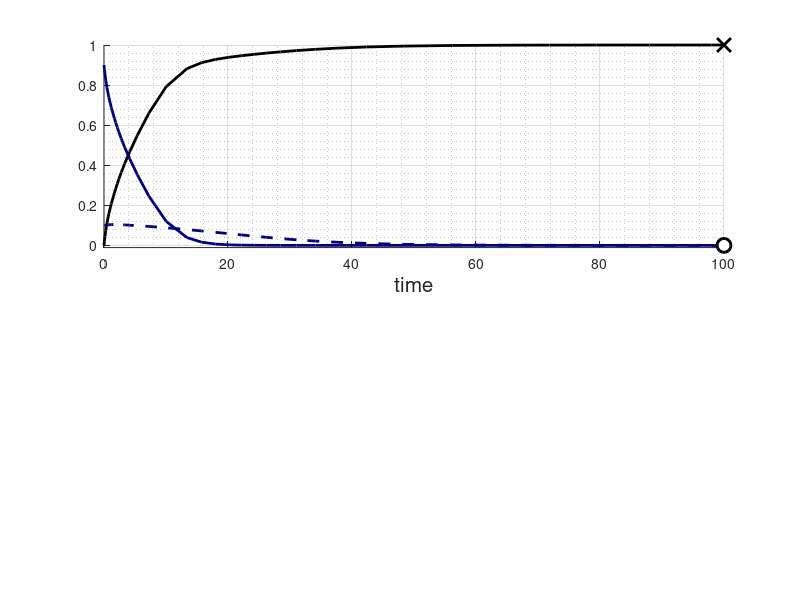

This chart was generated by the following MATLAB code: (Note: this script raises an error after producing the figure.)
function f=bnm2case2
%Outputs 2 plots: 
%populations/time, and end state in phase space (with nullclines)
%Same TS in both areas - parameters:
a=2; %alpha
b=8; %beta
tfinal=100;
%Initialconditions:
x0=[.9,.1,.0]; x0=x0/sum(x0); %[x1,x2,x3], normalised just in case
z0=[.9,.1,.0]; z0=z0/sum(z0)/a; %[z1,z2,z3] - can input as ratio
y0=reshape([x0;z0],6,1);
tstart=0;
tout=tstart;
yout=y0';
teout=[];
yeout=[];
ieout=[];

options=odeset('Refine',1);
options=odeset(options,'Events',@evUN);
%Integrate
%while tstart<tfinal
%Solve until the first terminal event:
[t,y,te,ye,ie]=ode45(@(t,Y)fsolve(t,Y,a,b),[tstart tfinal],y0,options);
%Accumulate output:  
nt=length(t);
tout=[tout;t(2:nt)];
yout=[yout;y(2:nt,:)];
%Mark events:
teout=[teout;te];
yeout=[yeout;ye];
ieout=[ieout;ie];

%After integration
%Create output vectors for x1,z1,x2,z2
x1=yout(:,1); x2=yout(:,3); x3=yout(:,5);
z1=yout(:,2); z2=yout(:,4); z3=yout(:,6);
f=yout;

%x3ind=find(ieout==5); lx3=length(x3ind);
%z3ind=find(ieout==6); lz3=length(z3ind);

%Plot
fs=15; lw=2; ms=10;
%cx=1.5*[0,.2,.2]; cz=1.5*[.149,.012,.224];
cx=[0,0,.5]; cz=[.5,0,0];
minxz=min(min(yout));
figure
subplot(2,1,1)%('position',[.05,.6,.45,.2])
hold on
h1=plot(tout,x3,'-','linewidth',lw,'color','k');
h2=plot(tout,x1,'-','linewidth',lw,'color',cx);
h3=plot(tout,x2,'--','linewidth',lw,'color',cx);
plot(tout(end),x1(end),'ko','markersize',ms,'markerfacecolor','k','linewidth',lw);
plot(tout(end),x2(end),'ko','markersize',ms,'markerfacecolor','w','linewidth',lw);
plot(tout(end),x3(end),'kx','markersize',ms,'linewidth',lw);
%{
if lx3>0
    plot(teout(x3ind),[zeros(lx3,1),ones(lz3,1)],'--','k','linewidth',lw)
end
%}
hold off
axis ([0,tfinal,minxz,1])
grid on
grid minor
xlabel('time','fontsize',15); ylabel('X','rot',0)
set(gca,'fontsize',fs)
set(gca,'YTick',[0,1],'yticklabels',{'0','1'})
legend([h2,h3,h1],'X_1','X_2','X_3','location','northeastoutside')
%
subplot(2,1,2)%('position',[.05,.2,.45,.2])
hold on
hh1=plot(tout,z3,'-','linewidth',lw,'color','k');
hh2=plot(tout,z1,'-','linewidth',lw,'color',cz);
hh3=plot(tout,z2,'--','linewidth',lw,'color',cz);
plot(tout(end),z1(end),'ko','markersize',ms,'markerfacecolor','k','linewidth',lw);
plot(tout(end),z2(end),'ko','markersize',ms,'markerfacecolor','w','linewidth',lw);
plot(tout(end),z3(end),'kx','markersize',ms,'linewidth',lw);
hold off
axis ([0,tfinal,minxz,1/a])
grid on
grid minor
xlabel('time','fontsize',15); ylabel('Z','rot',0)
set(gca,'fontsize',fs)
set(gca,'YTick',[0,1/a],'yticklabels',{'0','1/\alpha'})
legend([hh2,hh3,hh1],'Z_1','Z_2','Z_3','location','northeastoutside')
hold off

%If stable fixed point, plot in phase portrait
%(one dot for each variable - same set of nullclines):
%
xx=(0:.005:1); p1=xx.*(1-xx);
zz=(0:.005*1/a:1/a); p2=b*zz.*(1-a*zz);
%fs=20;
figure%subplot('position',[.55,.3,.35,.45])%figure
hold on
h1=plot(xx,p1,'color',cx,'LineWidth',lw);
h2=plot (p2,zz,'color',cz,'LineWidth',lw);
h3=plot(x1(end),z1(end),'ko','markersize',ms,'markerfacecolor','k','linewidth',lw);
h4=plot(x2(end),z2(end),'ko','markersize',ms,'markerfacecolor','w','linewidth',lw);
h5=plot(x3(end),z3(end),'kx','markersize',ms,'linewidth',lw);
hold off
set(gca,'FontSize',fs)
set(gca,'XTick',[0,1],'yticklabels',{'0','1'})
set(gca,'YTick',[0,1/a],'yticklabels',{'0','1/\alpha'})
xlabel('X')
ylabel('Z','rot',0)
axis([minxz,1,minxz,1/a])
grid on
grid minor
legend([h3,h4,h5],'a_1','a_2','a_3','location','northeastoutside')
%}
end

%%%%%%%%%%%%%%%%%%%%%%%%%%%%%%%%%%%%%%%%%%%%%%%%%%

function [value,isterminal,direction]=evUN(t,y)
value=y(end-1:end);
isterminal=zeros(2,1);
direction=-ones(2,1);
end

%%%%%%%%%%%%%%%%%%%%%%%%%%%%%%%%%%%%%%%%%%%%%%%%%%

function [fx,fz]=derivs(x,z,a,b)
fx=x.^2.*(1-x)-x.*z;
fz=b*z.^2.*(1-a*z)-x.*z;
end

%%%%%%%%%%%%%%%%%%%%%%%%%%%%%%%%%%%%%%%%%%%%%%%%%%

function f2=fsolve(t,Y,a,b)
x=Y([1,3]);
z=Y([2,4]);
xz3=Y([5,6]);
[xdot,zdot]=derivs(x,z,a,b);
if xz3(1)<=0
    if xdot(1)<0
        dx1=xdot(1);
    else
        dx1=0;
    end
    if xdot(2)<0
        dx2=xdot(2);
    else
        dx2=0;
    end
    dx=[dx1;dx2];
else
    dx=xdot;
end
if xz3(2)<=0
    if zdot(1)<0
        dz1=zdot(1);
    else
        dz1=0;
    end
    if zdot(2)<0
        dz2=zdot(2);
    else
        dz2=0;
    end
    dz=[dz1;dz2];
else
    dz=zdot;
end
dx3=-sum(dx);
dz3=-sum(dz);
f2=reshape([dx',dx3;dz',dz3],6,1);
end

%%%%%%%%%%%%%%%%%%%%%%%%%%%%%%%%%%%%%%%%%%%%%%%%%%

%Stop on event - set the new initial conditions:
%{
y0=y(nt,:);
y0(y0<=0)=0;
%Just in case, one way to re-normalise: ********
xall=y0([1,3,5]);
%xall(xall>1)=1;
xall=xall/sum(xall);
zall=y0([2,4,6]);
%zall(zall>1/a)=1/a;
zall=zall/sum(zall);
xz=[xall;zall];
y0=reshape(xz,6,1);   
yout(end,:)=y0';%Puts new zero in right place
tstart=t(nt);
end
%}